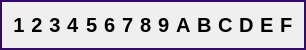
           <widget class="QFrame" name="frame_3">
            <property name="maximumSize">
             <size>
              <width>16777215</width>
              <height>50</height>
             </size>
            </property>
            <property name="styleSheet">
             <string notr="true">QFrame{
	border: 2px solid rgb(50,12,100);
}

QLabel {
    font-size: 20px;
font-weight: bold;
border: none;
}


</string>
            </property>
            <property name="frameShape">
             <enum>QFrame::Shape::StyledPanel</enum>
            </property>
            <property name="frameShadow">
             <enum>QFrame::Shadow::Raised</enum>
            </property>
            <layout class="QGridLayout" name="gridLayout_5">
             <item row="0" column="4">
              <widget class="QLabel" name="y3">
               <property name="font">
                <font>
                 <pointsize>-1</pointsize>
                 <bold>true</bold>
                </font>
               </property>
               <property name="text">
                <string>3</string>
               </property>
               <property name="alignment">
                <set>Qt::AlignmentFlag::AlignCenter</set>
               </property>
              </widget>
             </item>
             <item row="0" column="11">
              <widget class="QLabel" name="ya">
               <property name="font">
                <font>
                 <pointsize>-1</pointsize>
                 <bold>true</bold>
                </font>
               </property>
               <property name="text">
                <string>A</string>
               </property>
              </widget>
             </item>
             <item row="0" column="5">
              <widget class="QLabel" name="y4">
               <property name="font">
                <font>
                 <pointsize>-1</pointsize>
                 <bold>true</bold>
                </font>
               </property>
               <property name="text">
                <string>4</string>
               </property>
              </widget>
             </item>
             <item row="0" column="2">
              <widget class="QLabel" name="y1">
               <property name="font">
                <font>
                 <pointsize>-1</pointsize>
                 <bold>true</bold>
                </font>
               </property>
               <property name="text">
                <string>1</string>
               </property>
               <property name="alignment">
                <set>Qt::AlignmentFlag::AlignCenter</set>
               </property>
              </widget>
             </item>
             <item row="0" column="12">
              <widget class="QLabel" name="yb">
               <property name="font">
                <font>
                 <pointsize>-1</pointsize>
                 <bold>true</bold>
                </font>
               </property>
               <property name="text">
                <string>B</string>
               </property>
              </widget>
             </item>
             <item row="0" column="9">
              <widget class="QLabel" name="y8">
               <property name="font">
                <font>
                 <pointsize>-1</pointsize>
                 <bold>true</bold>
                </font>
               </property>
               <property name="text">
                <string>8</string>
               </property>
              </widget>
             </item>
             <item row="0" column="7">
              <widget class="QLabel" name="y6">
               <property name="font">
                <font>
                 <pointsize>-1</pointsize>
                 <bold>true</bold>
                </font>
               </property>
               <property name="text">
                <string>6</string>
               </property>
              </widget>
             </item>
             <item row="0" column="16">
              <widget class="QLabel" name="yf">
               <property name="font">
                <font>
                 <pointsize>-1</pointsize>
                 <bold>true</bold>
                </font>
               </property>
               <property name="text">
                <string>F</string>
               </property>
              </widget>
             </item>
             <item row="0" column="13">
              <widget class="QLabel" name="yc">
               <property name="font">
                <font>
                 <pointsize>-1</pointsize>
                 <bold>true</bold>
                </font>
               </property>
               <property name="text">
                <string>C</string>
               </property>
              </widget>
             </item>
             <item row="0" column="10">
              <widget class="QLabel" name="y9">
               <property name="font">
                <font>
                 <pointsize>-1</pointsize>
                 <bold>true</bold>
                </font>
               </property>
               <property name="text">
                <string>9</string>
               </property>
              </widget>
             </item>
             <item row="0" column="15">
              <widget class="QLabel" name="ye">
               <property name="font">
                <font>
                 <pointsize>-1</pointsize>
                 <bold>true</bold>
                </font>
               </property>
               <property name="text">
                <string>E</string>
               </property>
              </widget>
             </item>
             <item row="0" column="3">
              <widget class="QLabel" name="y2">
               <property name="font">
                <font>
                 <pointsize>-1</pointsize>
                 <bold>true</bold>
                </font>
               </property>
               <property name="text">
                <string>2</string>
               </property>
               <property name="alignment">
                <set>Qt::AlignmentFlag::AlignCenter</set>
               </property>
              </widget>
             </item>
             <item row="0" column="6">
              <widget class="QLabel" name="y5">
               <property name="font">
                <font>
                 <pointsize>-1</pointsize>
                 <bold>true</bold>
                </font>
               </property>
               <property name="text">
                <string>5</string>
               </property>
              </widget>
             </item>
             <item row="0" column="8">
              <widget class="QLabel" name="y7">
               <property name="font">
                <font>
                 <pointsize>-1</pointsize>
                 <bold>true</bold>
                </font>
               </property>
               <property name="text">
                <string>7</string>
               </property>
              </widget>
             </item>
             <item row="0" column="14">
              <widget class="QLabel" name="yd">
               <property name="font">
                <font>
                 <pointsize>-1</pointsize>
                 <bold>true</bold>
                </font>
               </property>
               <property name="text">
                <string>D</string>
               </property>
              </widget>
             </item>
            </layout>
           </widget>
